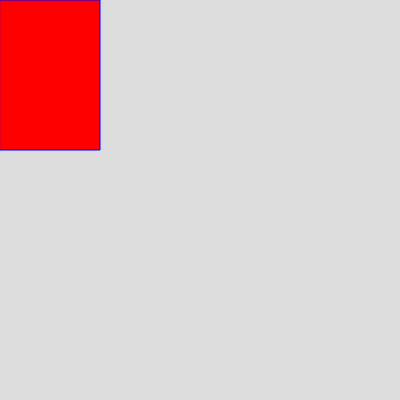
Frame 1 (no input)
Frame 60 (no input): identical to frame 1, image omitted
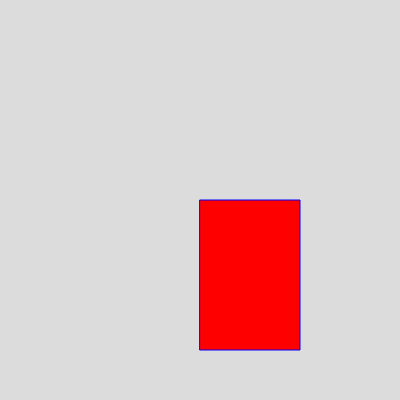
Frame 120 (the mouse pressed at the canvas centre since frame 60)

The p5.js sketch that drew these frames (run headless with seeded random() and noise() and a simulated clock; from frame 60 on, the mouse is pressed at the canvas centre):

// p5.js sketch
// ── sketch.js
function setup() {
  createCanvas(400, 400);
}

function draw() {
  background(220);
  
  stroke("blue");
  fill("red");
  
  console.log(mouseIsPressed);
  rect(mouseX, mouseY, 100, 150);
}

// ── Henrique.sketch.js
function setup() {
  createCanvas(400, 400);
}

function draw() {
  background( " white ");
  
}
function draw() {
  
  stroke("blue");
  
  fill( "red");
  
  // console.log(mouseIsPressed) {
  
  if (mouseIsPressed)
    
    rect(mouseX, mouseY, 20 ,35);
}
